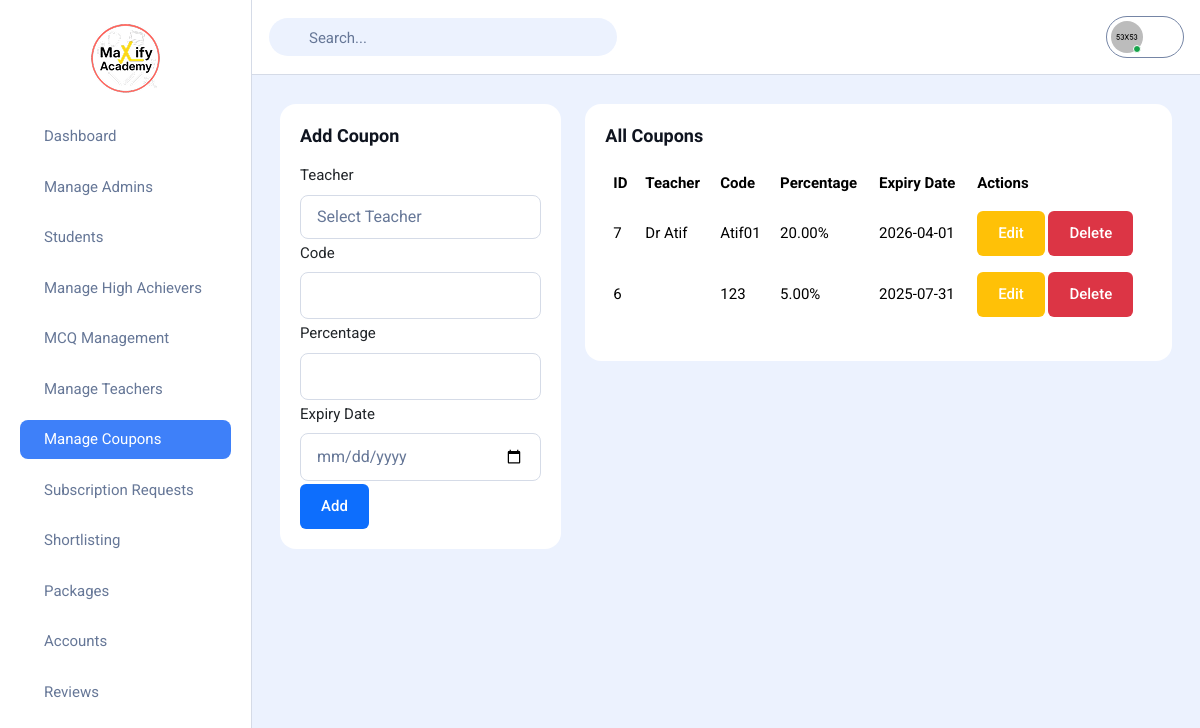
/Admin/manage-coupons.php (signed in), run on the app's committed database.
### tables this page shows
CREATE TABLE `coupons` (
  `id` int(10) UNSIGNED NOT NULL,
  `code` varchar(255) NOT NULL,
  `percentage` decimal(5,2) NOT NULL,
  `expiry_date` date NOT NULL,
  `created_at` timestamp NOT NULL DEFAULT current_timestamp(),
  `teacher_id` int(10) UNSIGNED DEFAULT NULL
);

CREATE TABLE `teachers` (
  `id` int(10) UNSIGNED NOT NULL,
  `name` varchar(255) NOT NULL,
  `phone_number` varchar(20) NOT NULL,
  `created_at` timestamp NOT NULL DEFAULT current_timestamp()
);

### Admin/manage-coupons.php (the view, shortened to what this page needs)
<?php
require 'config.php';
$editCoupon = null;
$stmt = $pdo->query("SELECT coupons.*, teachers.name AS teacher_name FROM coupons LEFT JOIN teachers ON coupons.teacher_id = teachers.id ORDER BY coupons.id DESC");
$coupons = $stmt->fetchAll();
?>
<!DOCTYPE html>
<html lang="en">
<head>
    <link rel="stylesheet" href="assets/css/bootstrap.min.css">
    <link rel="stylesheet" href="assets/css/file-upload.css">
    <link rel="stylesheet" href="assets/css/plyr.css">
    <link rel="stylesheet" href="https://cdn.datatables.net/2.0.8/css/dataTables.dataTables.min.css">
    <link rel="stylesheet" href="assets/css/full-calendar.css">
    <link rel="stylesheet" href="assets/css/jquery-ui.css">
    <link rel="stylesheet" href="assets/css/editor-quill.css">
    <link rel="stylesheet" href="assets/css/apexcharts.css">
    <link rel="stylesheet" href="assets/css/calendar.css">
    <link rel="stylesheet" href="assets/css/jquery-jvectormap-2.0.5.css">
    <link rel="stylesheet" href="assets/css/main.css">
</head>
<body>
    <?php include "sidebar.php" ?>
    <div class="dashboard-main-wrapper">
        <?php include "Includes/Header.php" ?>
        <div class="dashboard-body">
            <div class="container mt-5">
                <div class="row">
                    <div class="col-md-4">
                        <div class="card">
                            <div class="card-body">
                                <h5><?= $editCoupon ? 'Edit Coupon' : 'Add Coupon' ?></h5>
                                <form method="post">
                                    <div class="mb-3">
                                        <label class="form-label">Teacher</label>
                                        <select name="teacher_id" class="form-control" required>
                                            <option value="">Select Teacher</option>
                                        </select>
                                    </div>
                                    <div class="mb-3">
                                        <label class="form-label">Code</label>
                                        <input type="text" name="code" class="form-control" value="<?= htmlspecialchars($editCoupon['code'] ?? '') ?>" required>
                                    </div>
                                    <div class="mb-3">
                                        <label class="form-label">Percentage</label>
                                        <input type="number" name="percentage" class="form-control" step="0.01" value="<?= htmlspecialchars($editCoupon['percentage'] ?? '') ?>" required>
                                    </div>
                                    <div class="mb-3">
                                        <label class="form-label">Expiry Date</label>
                                        <input type="date" name="expiry_date" class="form-control" value="<?= htmlspecialchars($editCoupon['expiry_date'] ?? '') ?>" required>
                                    </div>
                                    <button type="submit" class="btn btn-primary"><?= $editCoupon ? 'Update' : 'Add' ?></button>
                                </form>
                            </div>
                        </div>
                    </div>
                    <div class="col-md-8">
                        <div class="card">
                            <div class="card-body">
                                <h5>All Coupons</h5>
                                <table class="table table-striped mt-2">
                                    <thead>
                                        <tr>
                                            <th>ID</th>
                                            <th>Teacher</th>
                                            <th>Code</th>
                                            <th>Percentage</th>
                                            <th>Expiry Date</th>
                                            <th>Actions</th>
                                        </tr>
                                    </thead>
                                    <tbody>
                                        <?php foreach ($coupons as $coupon): ?>
                                            <tr>
                                                <td style="color:black;"><?= $coupon['id'] ?></td>
                                                <td style="color:black;">
                                                    <?= htmlspecialchars($coupon['teacher_name'] ?? '') ?>
                                                </td>
                                                <td style="color:black;"><?= htmlspecialchars($coupon['code']) ?></td>
                                                <td style="color:black;"><?= htmlspecialchars($coupon['percentage']) ?>%</td>
                                                <td style="color:black;"><?= htmlspecialchars($coupon['expiry_date']) ?></td>
                                                <td>
                                                    <a href="?edit=<?= $coupon['id'] ?>" class="btn btn-sm btn-warning">Edit</a>
                                                    <a href="?delete=<?= $coupon['id'] ?>" onclick="return confirm('Delete this coupon?')" class="btn btn-sm btn-danger">Delete</a>
                                                </td>
                                            </tr>
                                        <?php endforeach; ?>
                                    </tbody>
                                </table>
                            </div>
                        </div>
                    </div>
                </div>
            </div>
        </div>
    </div>
</body>
</html>

### Admin/assets/css/file-upload.css (style rules this page uses)
:root { --file-container-bg: #eeeeee; --file-bg: #f8f8f8; --file-border-color: #606060; --file-color: #2b2b2b; --table-border-color: #dbdbdb; --delete-button-bg: #f53636; --delete-button-color: #ffffff; --font-size: 0.875em; --font-family: 'Segoe UI', Tahoma, Geneva, Verdana, sans-serif; --shadow: 0px 8px 15px -8px rgba(0, 0, 0, 0.5); }
* { margin: 0; padding: 0; box-sizing: border-box; }

### data on the page
coupons: id "7", teacher.name "Dr Atif", code "Atif01", percentage "20.00", expiry_date "2026-04-01"
coupons: id "6", code "123", percentage "5.00", expiry_date "2025-07-31"
